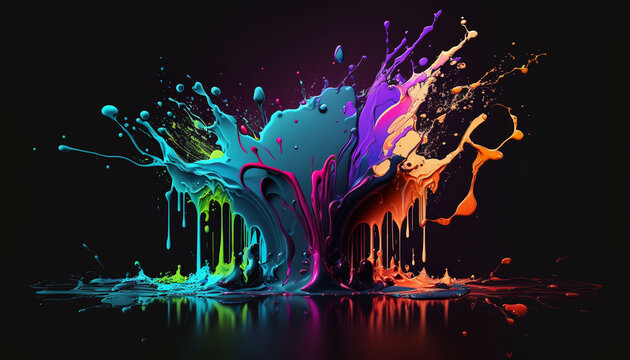
//> input picture immagini/splash.png, 630 x 360 px
$ ./Otsu2k   (built with g++ and OpenCV 4)
//> lines starting //> are read from the running program, lines starting //| are printed output that depends on the picture
#include <opencv2/opencv.hpp>
using namespace std;
using namespace cv;

Mat otsu2k(Mat& input, int blurSize = 3, float blurSigma = 0.5) {
    Mat img = input.clone();

    vector histogram(256, 0.0);
    for (int y = 0; y < img.rows; ++y)
        for (int x = 0; x < img.cols; ++x)
            histogram.at(img.at<uchar>(Point(x, y)))++;

    int numberOfPixels = img.rows * img.cols;
    for (double & bin : histogram)
        bin /= numberOfPixels;

    double globalCumulativeMean = 0.0;
    for (int i = 0; i < histogram.size(); ++i)
        globalCumulativeMean += i * histogram.at(i);

    vector probabilities(3, 0.0);
    vector cumulativeMeans(3, 0.0);
    double maxVariance = 0.0;
    vector optimalTH(2, 0);

    for (int k1 = 0; k1 < histogram.size() - 2; ++k1) {
        probabilities.at(0) += histogram.at(k1);
        cumulativeMeans.at(0) += k1 * histogram.at(k1);

        for (int k2 = k1 + 1; k2 < histogram.size() - 1; ++k2) {
            probabilities.at(1) += histogram.at(k2);
            cumulativeMeans.at(1) += k2 * histogram.at(k2);

            for (int k = k2 + 1; k < histogram.size(); ++k) {
                probabilities.at(2) += histogram.at(k);
                cumulativeMeans.at(2) += k * histogram.at(k);

                double betweenClassesVariance = 0.0;
                for (int i = 0; i < 3; ++i) {
                    if (probabilities.at(i) > 0) {
                        double currentCumulativeMean = cumulativeMeans.at(i) / probabilities.at(i);
                        betweenClassesVariance += probabilities.at(i) * pow(currentCumulativeMean - globalCumulativeMean, 2);
                    }
                }

                if (betweenClassesVariance > maxVariance) {
                    maxVariance = betweenClassesVariance;
                    optimalTH.at(0) = k1;
                    optimalTH.at(1) = k2;
                }
            }
            probabilities.at(2) = 0.0;
            cumulativeMeans.at(2) = 0.0;
        }
        probabilities.at(1) = 0.0;
        cumulativeMeans.at(1) = 0.0;
    }

    GaussianBlur(img, img, Size(blurSize, blurSize), blurSigma, blurSigma);

    Mat thresholdedImg = Mat::zeros(img.rows, img.cols, CV_8U);
    for (int x = 0; x < img.rows; ++x) {
        for (int y = 0; y < img.cols; ++y) {
            uchar pixel = img.at<uchar>(x, y);
            if (pixel >= optimalTH.at(1))
                thresholdedImg.at<uchar>(x, y) = 255;
            else if (pixel >= optimalTH.at(0))
                thresholdedImg.at<uchar>(x, y) = 128;
        }
    }
    return thresholdedImg;
}

int main(int argc, char **argv) {
    const char *path = argc > 1 ? argv[1] : "../immagini/splash.png";
    Mat src = imread(samples::findFile(path), IMREAD_GRAYSCALE);
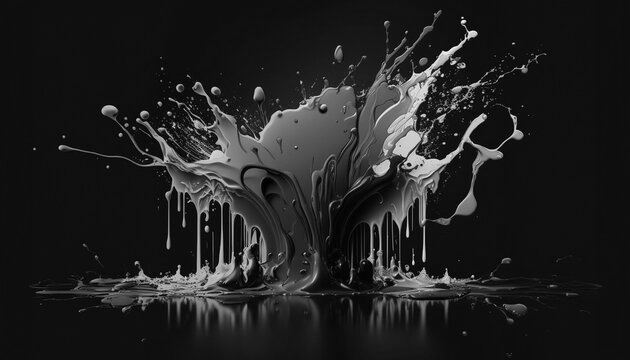
//> src: 360 rows x 630 cols, CV_8UC1; min 0, max 249, mean 33.5

    //Mat src = imread(argv[1],IMREAD_GRAYSCALE);
    if (src.empty()) return -1;

    Mat dst = otsu2k(src);
//> after the loop in otsu2k, `for (int y = 0; y < img.rows; ++y)`: histogram = 256 values, max 50703 at index 15, min 0 at index 244, mean 885.9
//> the loop in otsu2k, `for (double & bin : histogram)` made 256 passes
//> bin on passes 1 to 3: 0.000291, 0.000732, 0.00134
//> the loop in otsu2k, `for (int i = 0; i < histogram.size(); ++i)` made 256 passes
//> globalCumulativeMean on passes 1 to 3: 0, 0.000732, 0.00341
//> after the loop in otsu2k, `for (int i = 0; i < histogram.size(); ++i)`: globalCumulativeMean = 33.51
//> the loop in otsu2k, `for (int k1 = 0; k1 < histogram.size() - 2; ++k1)` made 254 passes
//> maxVariance on passes 1 to 3: 1215.1, 1215.4, 1215.8
//> after the loop in otsu2k, `for (int k1 = 0; k1 < histogram.size() - 2; ++k1)`: probabilities = [1, 0, 0]; cumulativeMeans = [33.51, 0, 0]; maxVariance = 1391.9; optimalTH = [51, 122]
//> after the loop in otsu2k, `for (int x = 0; x < img.rows; ++x)`:
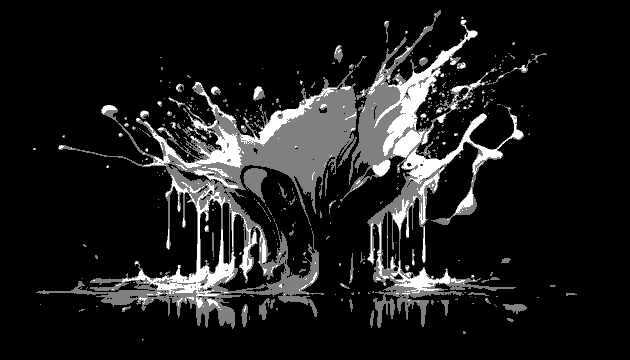
//> thresholdedImg: 360 rows x 630 cols, CV_8UC1; min 0, max 255, mean 29.2
    imshow("Otsu2k", dst);
    waitKey(0);

    return 0;
}
